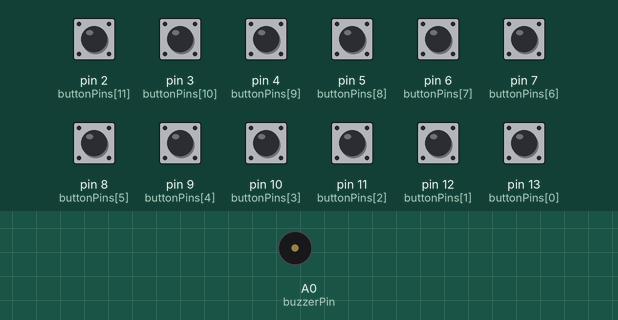
Simulated run of this sketch. Board: Arduino Uno, built with avr-gcc and run on an emulated ATmega328P. Parts: buzzer (waves = sounding). The test bench sets the inputs (shaded band); at power-on: pin 2 (buttonPins[11]), pin 3 (buttonPins[10]), pin 4 (buttonPins[9]), pin 5 (buttonPins[8]), pin 6 (buttonPins[7]), pin 7 (buttonPins[6]), pin 8 (buttonPins[5]), pin 9 (buttonPins[4]), pin 10 (buttonPins[3]), pin 11 (buttonPins[2]), pin 12 (buttonPins[1]), pin 13 (buttonPins[0]) HIGH.

Above: at 1.2 s.
1.3 s: pin 2 (buttonPins[11]) pulled LOW for 0.15 s
At 1.37 s:
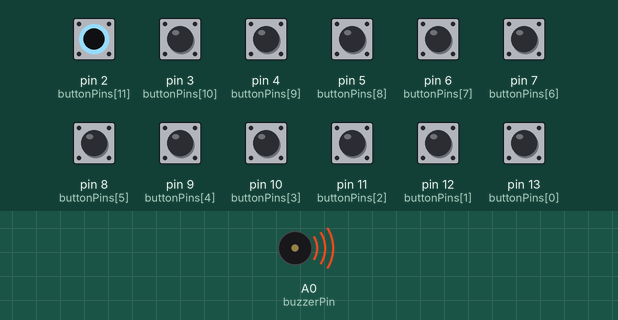
Timing chart, 0 to 4.3 s (numbered marks = the images above; inputs shaded):
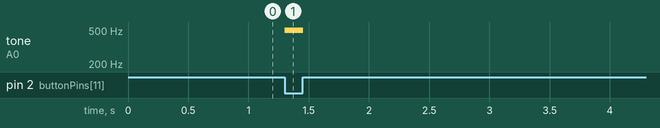

The sketch:

sketch.ino
```cpp
/*
  PIANO

  Controls:
  Press a button to play the corresponding note.

  Ideas:
  Ode to Joy (Beethoven):
  E E F G G F E D C C D E E D D

  Brother John:
  C D E C C D E C E F G E F G

  Mary Had a Little Lamb:
  E D C D E E E D D D E G G

  Twinkle Twinkle Little Star:
  C C G G A A G F F E E D D C

  Author:
  Nicolas GOSSARD
*/

// settings
constexpr int noteNumber = 12;
constexpr int noteFrequencies[noteNumber] =
{
  262, // C
  277, // C#
  294, // D
  311, // D#
  330, // E
  349, // F
  370, // F#
  392, // G
  415, // G#
  440, // A
  466, // A#
  494  // B
};

// pins
constexpr int buzzerPin = A0;
constexpr int buttonPins[noteNumber] =
{
  13, // C
  12, // C#
  11, // D
  10, // D#
  9,  // E
  8,  // F
  7,  // F#
  6,  // G
  5,  // G#
  4,  // A
  3,  // A#
  2   // B
};

// state
int currentNoteIndex = -1;

void setup()
{
  pinMode(buzzerPin, OUTPUT);

  for (int i = 0; i < noteNumber; i++)
  {
    pinMode(buttonPins[i], INPUT_PULLUP);
  }
}

void loop()
{
  int firstPressedIndex = -1;

  for (int i = 0; i < noteNumber; i++)
  {
    if (digitalRead(buttonPins[i]) == LOW)
    {
      firstPressedIndex = i;
      break;
    }
  }

  if (firstPressedIndex == -1)
  {
    if (currentNoteIndex != -1)
    {
      noTone(buzzerPin);
      currentNoteIndex = -1;
    }

    delay(5);
    return;
  }

  if (firstPressedIndex != currentNoteIndex)
  {
    tone(buzzerPin, noteFrequencies[firstPressedIndex]);
    currentNoteIndex = firstPressedIndex;
  }

  delay(5);
}
```

Measured:
- after the input at 1.3 s, tone on A0 (buzzerPin): silent → 494 Hz at once, → silent 0.15 s later
